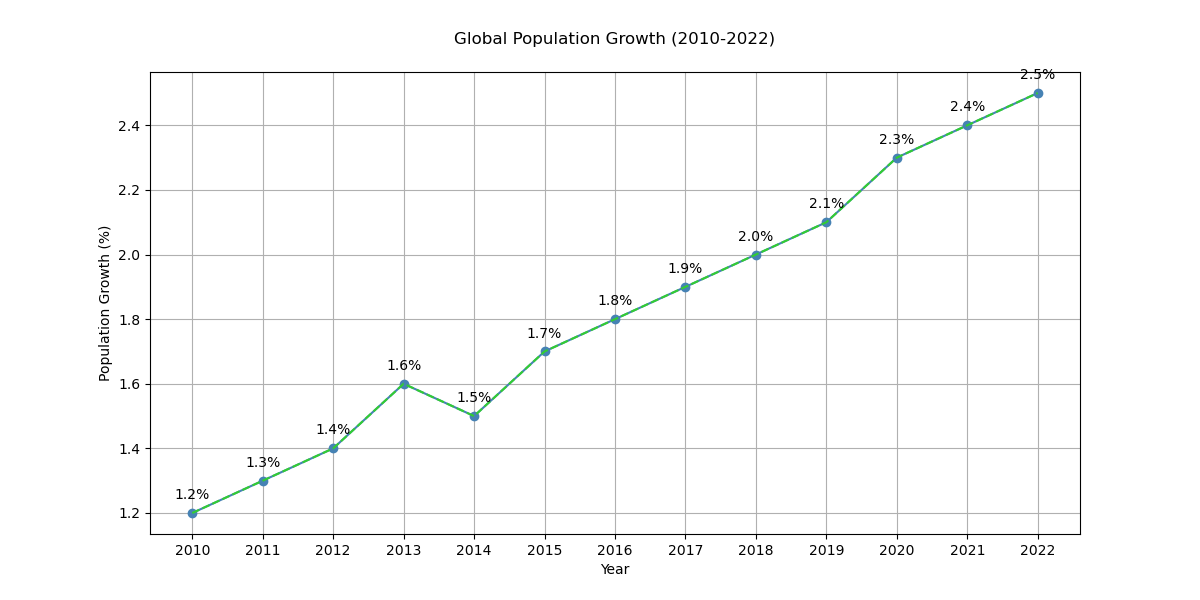

Reproduce this figure in Python.

import matplotlib.pyplot as plt

years = ['2010', '2011', '2012', '2013', '2014', '2015', '2016', '2017', '2018', '2019', '2020', '2021', '2022']
population_growth = [1.2, 1.3, 1.4, 1.6, 1.5, 1.7, 1.8, 1.9, 2.0, 2.1, 2.3, 2.4, 2.5]

plt.figure(figsize=(12, 6))
plt.plot(years, population_growth, color='#4682B4', marker='o')

# Customize the trend of the data by simulating a slight dip and then increase
population_growth[4] = 1.5
plt.plot(years, population_growth, linestyle='--', color='#32CD32')

for i, growth in enumerate(population_growth):
    plt.annotate(f"{growth}%", (years[i], population_growth[i]), textcoords="offset points", xytext=(0,10), ha='center')

plt.title('Global Population Growth (2010-2022)', pad=20)
plt.xlabel('Year')
plt.ylabel('Population Growth (%)')
plt.grid(True)

plt.show()
